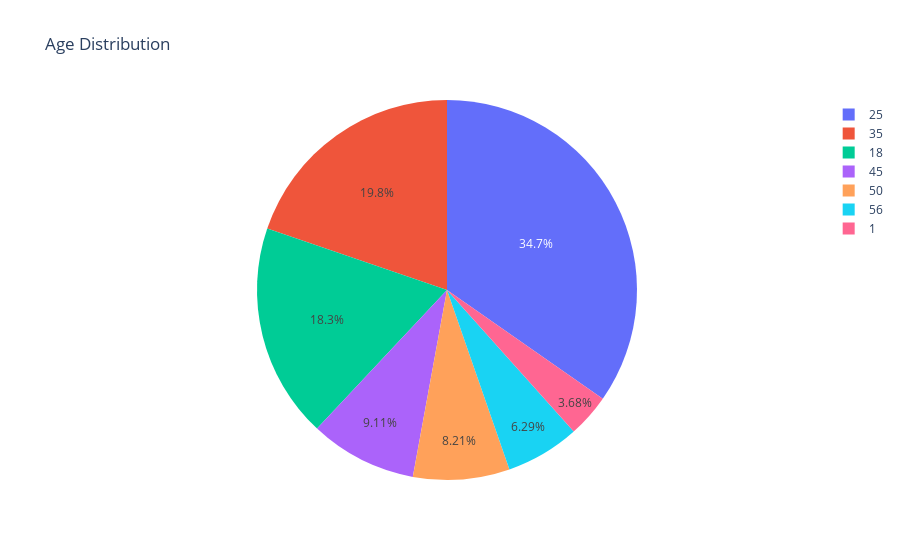

The cell this chart's notebook holds for it:
### Code cell
fig = px.pie(df_age,values='Total',names='Age',title="Age Distribution")
fig.show()

### Figure 1 — Plotly figure (JSON) as saved in the notebook; plotly's stock layout.template omitted (floating-point values rounded to 4 significant figures)
{"data": [{"domain": {"x": [0, 1], "y": [0, 1]}, "hovertemplate": "Age=%{label}<br>Total=%{value}<extra></extra>", "labels": [25, 35, 18, 45, 50, 56, 1], "legendgroup": "", "name": "", "showlegend": true, "type": "pie", "values": [2096, 1193, 1103, 550, 496, 380, 222]}], "layout": {"legend": {"tracegroupgap": 0}, "title": {"text": "Age Distribution"}}}
